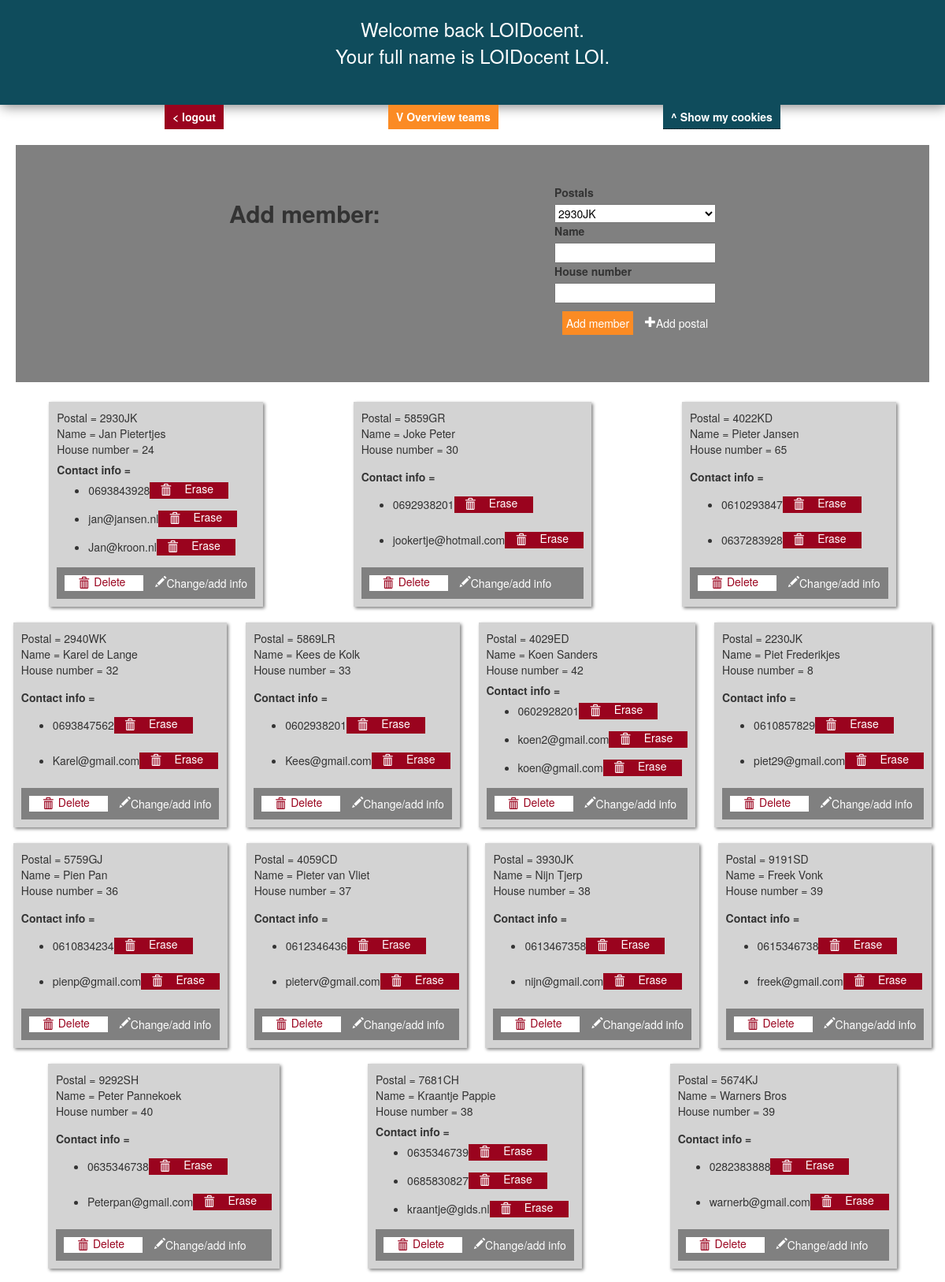
/members.php (signed in, upper part), run on the app's committed database.
### tables this page shows
CREATE TABLE `members` (
  `member_id` int(11) NOT NULL,
  `name` varchar(128) DEFAULT NULL,
  `postal` varchar(6) NOT NULL,
  `house_number` varchar(128) DEFAULT NULL
);

CREATE TABLE `phone_numbers` (
  `phone_number` varchar(12) NOT NULL,
  `member_id` int(11) NOT NULL
);

CREATE TABLE `email_adresses` (
  `email_adress` varchar(128) NOT NULL,
  `member_id` int(11) NOT NULL
);

### members.php (the view, shortened to what this page needs)
<!DOCTYPE html>
<html>
<head>
    <link rel="stylesheet" href="">
    <link rel="stylesheet" href="https://maxcdn.bootstrapcdn.com/bootstrap/3.3.7/css/bootstrap.min.css">
</head>
<body>
    <?php
    require_once 'db_creds.php';
    try {
        $pdo = new PDO($attr, $user, $pass, $opts);
    } catch (PDOException $e) {
        throw new PDOException($e->getMessage(), (int)$e->getCode());
    }
    $query  = "SELECT * FROM postals";
    $allPostals = $pdo->query($query);
    $query  = "SELECT * FROM members";
    $allMembers = $pdo->query($query);
    ?>
    <?php
        if (isset($_COOKIE['userForename']))
        {
            $forename = htmlspecialchars($_COOKIE['userForename']);
            $surname  = htmlspecialchars($_COOKIE['userSurname']);
            echo "<div class='welcome-message'><p>Welcome back $forename.<br>
                  Your full name is $forename $surname.</p><br></div>";
        }
        elseif (!isset($_SESSION['forename'])) {
            header("Location: authenticate.php");
            exit();
        }
    ?>
    <nav class="main-menu">
        <div class="menu menu-1">
            <a href="logout.php">< logout</a>
        </div>
        <div class="menu menu-2">
            <a href="teams.php">V Overview teams</a>
        </div>
        <div class="menu menu-3">
            ^ Show my cookies
        </div>
    </nav>
    <div class="add-block">
        <h2 style="font-weight: 900;">Add member: </h2>
        <form action="members.php" method="post">
            <label for="postal">Postals</label>
            <select type="text" name="postal">
                <?php
                foreach ($allPostals as $postal) : ?>
                    <option value="<?= ($postal['postal']) ?>">
                        <?= ($postal['postal']) ?>
                    </option>
                <?php endforeach;
                ?>
            </select>
            <label for="name">Name</label>
            <input type="text" name="name">
            <label for="house_number">House number</label>
            <input type="text" name="house_number">
            <div class="input-buttons" style="height: 50px;">
                <input class="add-member" type="submit" value="Add member">
                <div class="input-container">
                    <a href="create_postal.php" style="float: left;">
                        <i class="glyphicon glyphicon-plus" style="float: left;"></i>
                        <p>Add postal</p>
                    </a>
                </div>
            </div>
        </form>
    </div>
    <div class="member-overview">
    <?php
    foreach ($allMembers as $member) : ?>
        <div class="member-overview-info">
            Postal =  <?= $member['postal'] ?><br>
            Name =  <?= $member['name'] ?><br>
            House number  =  <?= $member['house_number'] ?><br>
            <b>Contact info =</b>
           <?php
            $query  = "SELECT * FROM phone_numbers WHERE member_id='" . $member['member_id'] . "'";
            $phone_numbers = $pdo->query($query);
            foreach ($phone_numbers as $row) {
                ?>
                <div class="number-erase">
                    <ul style="float: left;">
                        <li><?php  echo $row["phone_number"]; ?></li>
                    </ul>
                    <form action='members.php' method='post'>
                        <div class="delete-member">
                            <i class="glyphicon glyphicon-trash" style="float: left;"></i>
                            <input type='submit' value='Erase' style="margin: -5px 0px 0px 0px; border: none; background: transparent; float: left;">
                        </div>
                    </form>
                </div>
                <?php
            }
            ?>
            <?php
            $query  = "SELECT * FROM email_adresses WHERE member_id='" . $member['member_id'] . "'";
            $email_adresses = $pdo->query($query);
            foreach ($email_adresses as $row) {
                ?>
                <div class="number-erase">
                    <ul style="float: left;">
                        <li><?php  echo $row["email_adress"]; ?></li>
                    </ul>
                    <form action='members.php' method='post'>
                        <div class="delete-member">
                            <i class="glyphicon glyphicon-trash" style="float: left;"></i>
                            <input type='submit' value='Erase' style="margin: -5px 0px 0px 0px; border: none; background: transparent; float: left;">
                        </div>
                    </form>
                </div>
                <?php
            }
            ?>
            <form action='members.php' method='post' clsas="change-delete-member">
                <div class="input-buttons">
                    <div class="input-container">
                        <i class="glyphicon glyphicon-trash" style="float: left;"></i>
                        <input type='submit' value='Delete' style="margin: -5px 0px 0px 0px; border: none; background: transparent; float: left;">
                    </div>
                    <div class="input-container">
                        <a type="button" href="update_member.php?member_id=<?= $member['member_id'] ?> &postal=<?= $member['postal'] ?> &name=<?= $member['name'] ?> &house_number=<?= $member['house_number'] ?>">
                            <i class="glyphicon glyphicon-pencil"></i>
                            <p>Change/add info</p>
                        </a>
                    </div>
                </div>
            </form>
        </div>
    <?php endforeach;
    ?>
    </div>
</body>
</html>

### members.php (style rules this page uses)
:root { --purple: #5f0f40; --red: #9a031e; --yellow: #fb8b24; --orange: #e36414; --blue: #0f4c5c; --font: "Montserrat"; --title: "Roboto"; }
.welcome-message { width: 100%; text-align: center; background-color: var(--blue); color: white; font-size: 24px; padding-top: 20px; box-shadow: 2px 2px 15px grey; }
.delete-member { background: var(--red); padding: 2px; border: none; color: white; width: 100px; display: flex; flex-direction: row; justify-content: space-evenly; }
.number-erase { display: flex; }
.add-block { background: gray; padding: 50px; border: none; display: flex; flex-direction: row; justify-content: space-evenly; margin: 20px; }
.add-member { background: var(--yellow); padding: 5px; border: none; color: white; }
.member-overview { display: flex; flex-direction: row; justify-content: space-between; flex-wrap: wrap; gap: 20px; padding: 20px; justify-content: space-evenly; margin: 10px; padding: 5px; }
.member-overview-info { display: flex; flex-direction: column; justify-content: space-between; background-color: lightgray; padding: 10px; text-align: left; margin: auto; min-height: 260px; box-shadow: 2px 2px 4px gray; }
.input-container:first-child { background: white; padding: 2px; border: none; color: var(--red); width: 100px; display: flex; flex-direction: row; justify-content: center; height: 20px; }
.input-container:nth-child(2) { padding-top: 10px; border: none; margin-left: 15px; }
.input-container a { display: flex; text-decoration: none; color: white; }
.input-buttons { display: flex; align-items: center; width: 100%; padding: 0 10px !important; margin: 0; background-color: gray; }
option, select { color: black; }
form { display: flex; flex-direction: column; }
.main-menu { display: flex; flex-direction: row; justify-content: space-evenly; }
.menu { padding: 5px 10px; text-decoration: none; color: white; font-weight: 900; }
.menu a { color: white; }
.menu-1 { background-color: var(--red); }
.menu-2 { background-color: var(--yellow); }
.menu-3 { position: relative; display: inline-block; border-bottom: 1px dotted black; background-color: var(--blue); }

### data on the page
members: postal "2930JK", name "Jan Pietertjes", house_number "24"
phone_numbers: phone_number "0693843928"
email_adresses: email_adress "jan@jansen.nl"
email_adresses: email_adress "Jan@kroon.nl"
members: postal "5859GR", name "Joke Peter", house_number "30"
phone_numbers: phone_number "0692938201"
email_adresses: email_adress "jookertje@hotmail.com"
members: postal "4022KD", name "Pieter Jansen", house_number "65"
phone_numbers: phone_number "0610293847"
phone_numbers: phone_number "0637283928"
members: postal "2940WK", name "Karel de Lange", house_number "32"
phone_numbers: phone_number "0693847562"
email_adresses: email_adress "Karel@gmail.com"
members: postal "5869LR", name "Kees de Kolk", house_number "33"
phone_numbers: phone_number "0602938201"
email_adresses: email_adress "Kees@gmail.com"
members: postal "4029ED", name "Koen Sanders", house_number "42"
phone_numbers: phone_number "0602928201"
email_adresses: email_adress "koen2@gmail.com"
email_adresses: email_adress "koen@gmail.com"
members: postal "2230JK", name "Piet Frederikjes", house_number "8"
phone_numbers: phone_number "0610857829"
email_adresses: email_adress "piet29@gmail.com"
members: postal "5759GJ", name "Pien Pan", house_number "36"
phone_numbers: phone_number "0610834234"
email_adresses: email_adress "pienp@gmail.com"
members: postal "4059CD", name "Pieter van Vliet", house_number "37"
phone_numbers: phone_number "0612346436"
email_adresses: email_adress "pieterv@gmail.com"
members: postal "3930JK", name "Nijn Tjerp", house_number "38"
phone_numbers: phone_number "0613467358"
email_adresses: email_adress "nijn@gmail.com"
members: postal "9191SD", name "Freek Vonk", house_number "39"
phone_numbers: phone_number "0615346738"
email_adresses: email_adress "freek@gmail.com"
members: postal "9292SH", name "Peter Pannekoek", house_number "40"
phone_numbers: phone_number "0635346738"
email_adresses: email_adress "Peterpan@gmail.com"
members: postal "7681CH", name "Kraantje Pappie", house_number "38"
phone_numbers: phone_number "0635346739"
phone_numbers: phone_number "0685830827"
email_adresses: email_adress "kraantje@gids.nl"
members: postal "5674KJ", name "Warners Bros", house_number "39"
phone_numbers: phone_number "0282383888"
email_adresses: email_adress "warnerb@gmail.com"

### other printed values
$forename "LOIDocent"
$surname "LOI"
form field postal "2930JK"
